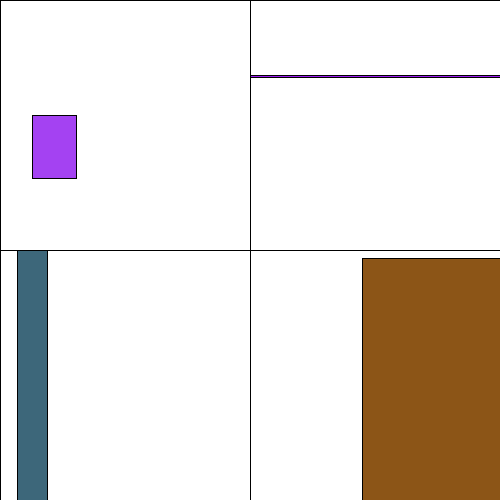
Frame 1 (no input)
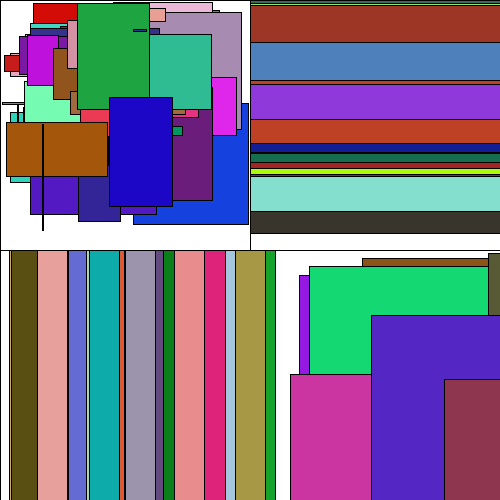
Frame 60 (the mouse pressed at the canvas centre just before this capture)
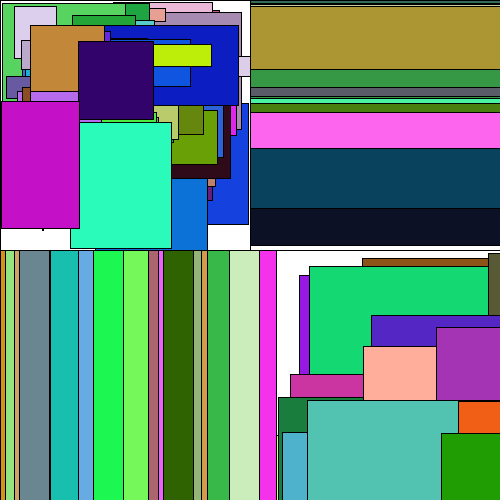
Frame 120 (the mouse held since frame 60 and released just before this capture)

The Processing sketch that drew these frames (run headless with seeded random() and noise(); from frame 60 on, the mouse is pressed at the canvas centre):

// Processing sketch: processing_168972
// ── processing_168972.pde

float q;
float w;
float z;
float b;
float t;
float k;
float s;
float l;
float u;
float e;
float m;
float v;
float a;
float n;
float c;
float d;
float col;
float cal;
float cul;
float bla;
float ble;
float bli;
float tit;
float tot;
float tut;
float rac;
float rec;
float ric;
void setup()
{size(500,500);
stroke(0);
fill(255);
rect(0,0,250,250);
rect(0,250,250,250);
rect(250,0,250,250);
rect(250,250,250,250);}
void draw()
{col=random(255);
cal=random(255);
cul=random(255);
fill(col,cal,cul);
float q;
q=random(1,135);
float w;
w=random(1,135);
float z;
z=random(1,135);
float b;
b=random(1,135);
rect(q,w,z,b);
bla=random(255);
ble=random(255);
bli=random(255);
fill(bla,ble,bli);
float t;
t=random(250,800);
float k;
k=random(250,800);
float s;
s=random(250,800);
float l;
l=random(250,800);
rect(t,k,s,l);
tit=random(255);
tot=random(255);
tut=random(255);
fill(tit,tot,tut);
float u;
u=random(250,190);
float e;
e=random(0,190);
float m;
m=random(250,190);
float v;
v=random(1,70);
rect(u,e,m,v);
rac=random(255);
rec=random(255);
ric=random(255);
fill(rac,rec,ric);
float a;
a=random(0,250);
float n;
n=random(250,180);
float c;
c=random(30,18);
float d;
d=random(250,180);
rect(a,n,c,d);}
void mousePressed()
{fill(255);
rect(0,0,250,250);
rect(250,250,250,250);}
